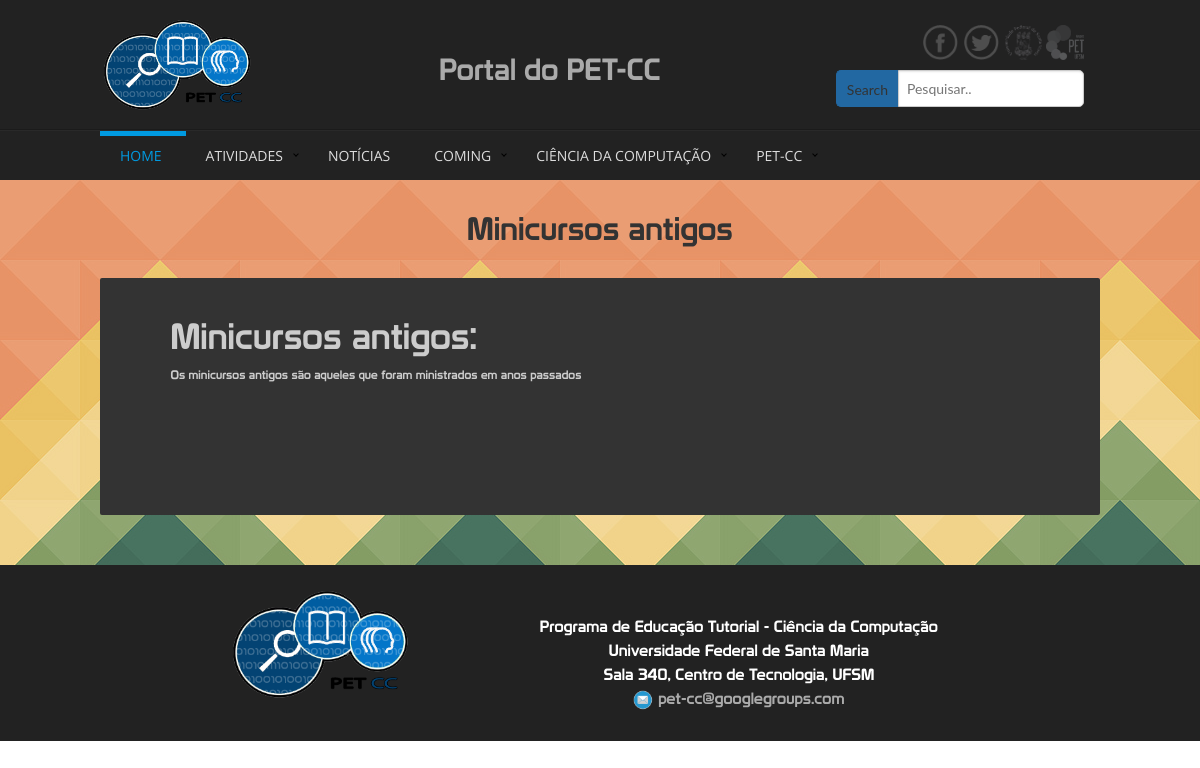
The page /minicursos/antigos/ on the database as committed earlier.
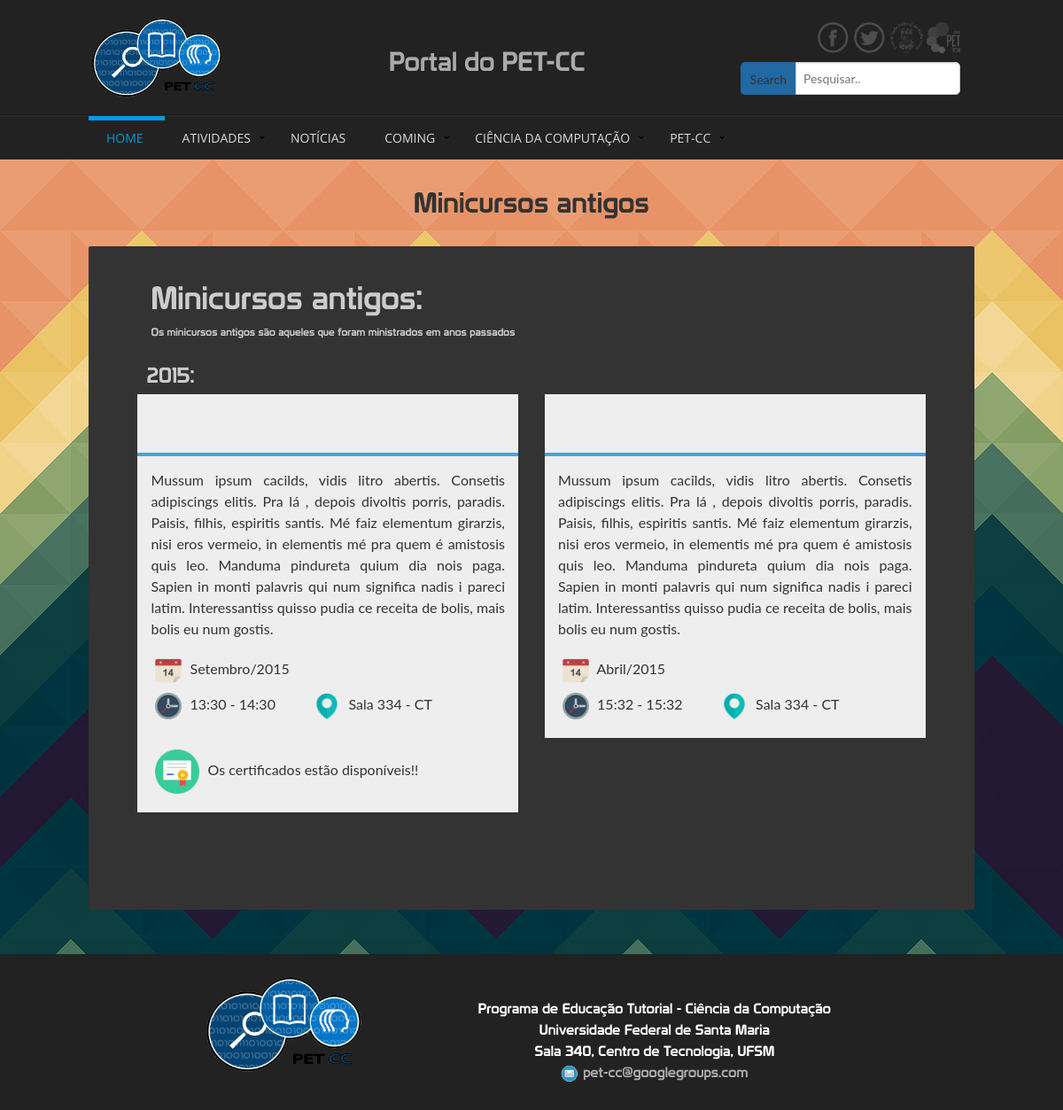
The same page on the database as committed later.
### atividades/models.py (models this page shows, shortened)
class Atividade(models.Model):
    nome = models.CharField(max_length=150)
    carga = models.IntegerField()
    local = models.CharField(max_length=150, default="")
    slug = models.SlugField(max_length=100, blank=True, unique=True)
    data_inicial = models.DateField(
            default=datetime.now,
            blank=False
    )
    data_final = models.DateField(
            default=datetime.now,
            blank=False
    )
    hora_inicial = models.TimeField(
        default=datetime.now(),
        blank=False
    )
    hora_final = models.TimeField(
        default=datetime.now(),
        blank=False
    )
    data_definida = models.BooleanField(default=False)
    certificado_disponivel = models.BooleanField(default=False)
    inscricao_aberta = models.BooleanField(default=False)
    maximo_inscritos = models.IntegerField(default=30, blank=True)
    tipo = models.CharField(max_length=50, choices=(('MN', 'Minicurso'), ('PEC', 'PEC'), ('SEM', 'Seminario'),
                                                    ('TA', 'Topico de Apoio'), ('PESQ', 'Pesquisa'),
                                                    ('EX', 'Extensao'), ('OU', 'Outro')), default='OU')
    organizacao = models.CharField(max_length=100, default="PET - Ciência da Computação", blank=False, null=False)
    descricao = models.TextField()
    aviso = models.TextField(default="", blank=True)
    integrantes = models.CharField(max_length=150, blank=True, default="", help_text="Usar para projetos de pesquisa, "
                                                                                     "indicando os participantes do"
                                                                                     "projeto.")
    def ano(self):
        return self.data_inicial.year
    class Meta:
        ordering = ['-data_inicial']

### atividades/views.py (the view)
def minicursos_antigos(request):
    ano_corrente = datetime.now().year
    minic_ant = Atividade.objects.filter(tipo='MN').exclude(data_inicial__year=ano_corrente).order_by('data_inicial').reverse()
    return render(request, 'atividade/antigos.html', {'minic_ant':minic_ant})

### atividades/templates/atividade/antigos.html (shortened to what this page needs)
{% extends 'base/base.html' %}
{% load atividades_extra %}
{% block cabecalho %}
    {% include 'home/cabecalho.html' %}
{% endblock %}
{% block precorpo %}
	<div class="container text-center" style="padding-top:25px; padding-bottom:25px; color:#333; font-size:32px; font-family: 'Prototype">
        Minicursos antigos
    </div>
{% endblock %}
{% block corpo %}
{% load endless %}
<div class="container" style="min-height:200px; color:#ccc;">
	<div class="medium-11 large-10 columns small-centered" style="background-color:#333; padding-top:20px; padding-bottom:80px; border-radius:2px;">
		<div class="row" id="minicursos_antigod">
			<div class="small-12 medium-11 medium-centered columns">
				<div class="row prototype" style="padding:10px; padding-bottom:0; padding-left:0">
					<div class="small-12 columns">
						<p style="font-size:36px; margin:0;">Minicursos antigos:</p>
						<p style="font-size:12px;">Os minicursos antigos são aqueles que foram ministrados em anos passados</p>
					</div>
				</div>
				<div class="row">
					{% for minicurso in minic_ant %}
					{% if forloop.counter0|divisibleby:'2' %}
						{% if forloop.first %}
							<div class="row">
						{% else %}
							<div class="row" style="margin-top:26px;">
						{% endif %}
					{% endif %}
						<div class="medium-9 medium-centered large-uncentered large-6 columns">
							<div class="small-12 columns prototype" style="height:40px; font-size:24px; padding:0; padding-left:10px; margin:0;">
								{% ifchanged %}
									{{minicurso.ano}}:
								{% endifchanged %}
							</div>
							<div class="small-12 columns minicurso_antigo" style="padding-bottom:16px;">
								<a href="/atividades/{{minicurso.slug}}" style="color:#eee"><div class="row m_titulo">
									<div class="small-12 columns prototype">
									</div>
								</div></a>
								<div class="row">
									<hr style="padding:0; margin:0; border:2px solid #47a3da;">
								</div>
								<div class="row m_conteudo text-justify">
									{{minicurso.descricao}}
								</div>
								<div class="row">
									<div class="small-12 columns">
										<img src="/media/img/icons/calendario.png" height="40" width="40" alt="" style="padding:5px;">
										{{minicurso.data_inicial|date:"F/Y"}}
									</div>
								</div>
								<div class="row">
									<div class="small-5 columns">
										<img src="/media/img/icons/relogio.png" height="40" width="40" alt="" style="padding:5px;">
										{{minicurso.hora_inicial|date:"H:i"}} - {{minicurso.hora_final|date:"H:i"}}
									</div>
									<div class="small-7 columns">
										<img src="/media/img/icons/place.png" height="40" width="40" alt="" style="padding:5px;">
										{{minicurso.local}}
									</div>
								</div>
								{% if minicurso.certificado_disponivel %}
								<br>
								<div class="row">
									<div class="small-12 columns">
										<img src="/media/img/icons/certificate.png" height="60" width="60" alt="" style="padding:5px;">
										Os certificados estão disponíveis!!
									</div>
								</div>
								{% endif %}
							</div>
						</div>
					{% if not forloop.counter0|divisibleby:'2' %}
					</div>
					{% endif %}
					{% endfor %}
				</div>
			</div>
		</div>
	</div>
</div>
{% endblock %}
{% block rodape %}
    {% include 'home/rodape.html' %}
{% endblock %}

Rows that differ between the two databases and show on the page:
now on this page (row edited): Atividade: ano "2015", descricao "Mussum ipsum cacilds, vidis litro abertis. Consetis adipiscings elitis. Pra lá , depois divoltis porris, paradis. Paisis, filhis, espiritis santis. Mé faiz elementum girarzis, nisi eros vermeio, in elementis mé pra quem é amistosis quis leo. Manduma pindureta quium dia nois paga. Sapien in monti palavris qui num significa nadis i pareci latim. Interessantiss quisso pudia ce receita de bolis, mais bolis eu num gostis.", data_inicial "Setembro/2015", hora_inicial "13:30", hora_final "14:30", local "Sala 334 - CT", certificado_disponivel True (drawn)
added Atividade: descricao "Mussum ipsum cacilds, vidis litro abertis. Consetis adipiscings elitis. Pra lá , depois divoltis porris, paradis. Paisis, filhis, espiritis santis. Mé faiz elementum girarzis, nisi eros vermeio, in elementis mé pra quem é amistosis quis leo. Manduma pindureta quium dia nois paga. Sapien in monti palavris qui num significa nadis i pareci latim. Interessantiss quisso pudia ce receita de bolis, mais bolis eu num gostis.", data_inicial "Abril/2015", hora_inicial "15:32", hora_final "15:32", local "Sala 334 - CT"
